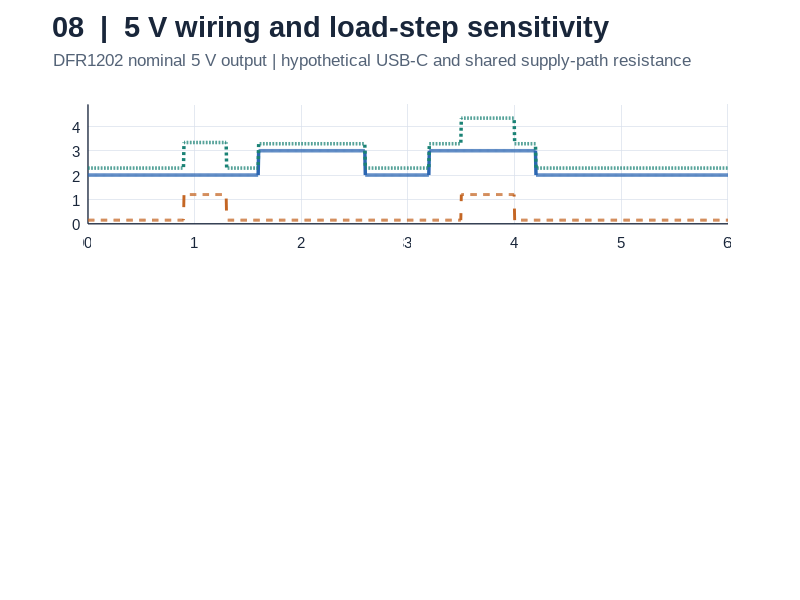

This figure's MATLAB source: (Note: this script raises an error after producing the figure.)
%% Electrical Figure 08
% 5 V USB-C POWER-PATH SENSITIVITY TO LOAD STEPS AND WIRING RESISTANCE
% WRO 2026 Future Engineers | engineering_journal/2-elec.md
%
% This is a PHYSICS-BASED PLANNING MODEL, NOT MEASURED VOLTAGE DATA.
% Only published ratings below are treated as specifications:
%   DFR1202 nominal output: 5 V +/-1%, maximum 16 A (DFRobot DFR1202).
%   Raspberry Pi low-voltage warning reference: 4.63 V +/-5% (Raspberry Pi).
%   Raspberry Pi reliability guidance also discusses keeping supply >=4.8 V.
% The applied loads, resistances and event times are ALL EXPLICIT ASSUMPTIONS.
%
% The Pi receives DFR1202 power through a USB-C cable. This hypothetical
% path includes the Pi + camera + cooler, HAT electronics and 3.3-V subloads.
% The steering servo shares the Pi-side 5-V rail ONLY if external DFR0604
% VP is unpowered. The RPLIDAR is supplied separately from the 5-V buck;
% its 0.4-A operating load is NOT included in the Pi USB cable current.
%
% Interpretation: voltage at the Pi-side 5-V node is approximated as
% V_pi = V_buck - I_usb * (R_usb_path + R_shared_path).
% This models *resistive* load-step sensitivity, NOT dynamic converter output,
% firmware behavior, actual cable geometry, PD negotiation or servo transients.
%
% Requirements: Base MATLAB R2020a+ for exportgraphics. Run entire script.
% Outputs next to this script:
%   results/08_transient_timeline.png
%   results/simulation_inputs.mat
% No CSV or summary.txt is created.

clearvars; close all; clc;

%% 1. USER INPUTS -- identify every evidence class
p.project = 'YBR-SUNFLOWER | WRO 2026 Future Engineers';
p.figureID = '08/08 (final electrical MATLAB figure)';
p.modelType = 'Illustrative resistive load-step model; NOT physical measurements';

% Published equipment references, not claimed measurements:
p.converterNominalOutputV = 5.00; % DFR1202: 5 V +/-1%; nominal setpoint
p.converterPublishedToleranceV = 0.05; % 1% of 5 V, not a ripple estimate
p.piLowVoltageWarningV = 4.63;   % Raspberry Pi published low-voltage detection nominal
p.piDesignReferenceV = 4.80;      % Pi reliability guidance / planning reference

% Align the normal/servo values to MATLAB Electrical Figure 01 load budget.
p.piCameraCoolerBaseA = 2.00;     % SCENARIO: combined Pi 5 + camera + cooler
p.hatElectronicsA = 0.120;        % SCENARIO: DFR0592 + DFR0604 logic
p.imuCurrentA = 0.005;           % SEN0253 published operating current (3.3 V)
p.buttonCurrentA = 0.020;        % SCENARIO: DFR0785-W at 3.3 V
p.logic3v3V = 3.3;               % board breakout nominal
p.fiveVBusV = 5.0;
p.servoNoLoadA = 0.150;           % SCENARIO: user's generic 17g servo no-load estimate
p.servoHighLoadA = 1.200;        % SCENARIO: user's generic 17g servo stall-envelope upper
p.piComputeExtraA = 1.00;        % SCENARIO: extra Pi input draw during computation
p.servoViaPi5VRail = true;       % ASSUMPTION: DFR0604 external VP is unpowered

% These are *effective round-trip / common-path resistances*, including
% wires, contacts and supply-path effects. NOT measured cable resistances.
scenarioName = { ...
    'Low-R reference', ...
    'Planning cable + contacts', ...
    'Higher shared resistance', ...
    'Higher USB-C path resistance'};
scenarioUSBohm = [0.020 0.045 0.045 0.100];
scenarioCommonOhm = [0.005 0.010 0.035 0.010];

p.durationS = 6.0;
p.dtS = 0.005;
p.computeEvent1S = [1.60 2.60];
p.computeEvent2S = [3.20 4.20];
p.servoEvent1S = [0.90 1.30];
p.servoEvent2S = [3.50 4.00];

%% 2. Validate assumptions and calculate the electrical power path
assert(p.converterNominalOutputV>0 && p.dtS>0 && p.durationS>0);
assert(p.servoViaPi5VRail, ...
    'This model assumes DFR0604 external VP is unused; edit architecture first.');
assert(p.servoHighLoadA>=p.servoNoLoadA && p.piComputeExtraA>=0);
assert(all(scenarioUSBohm>=0) && all(scenarioCommonOhm>=0));
assert(numel(scenarioName)==numel(scenarioUSBohm));
assert(p.logic3v3V>0 && p.fiveVBusV>p.logic3v3V);

% First-order equivalent of a downstream 3.3 V load, assuming ideal 3.3-V
% conversion (so it is not falsely counted as 3.3 V + 5 V independently).
I3v3EquivalentAt5A = p.logic3v3V * ...
    (p.imuCurrentA+p.buttonCurrentA) / p.fiveVBusV;

% The RPLIDAR has its own DFR1202 output branch, so it is deliberately
% excluded here. This model predicts the USB-C / Pi-side node only.
t = (0:p.dtS:p.durationS)';
computeActive = (t>=p.computeEvent1S(1) & t<p.computeEvent1S(2)) | ...
                (t>=p.computeEvent2S(1) & t<p.computeEvent2S(2));
servoActive = (t>=p.servoEvent1S(1) & t<p.servoEvent1S(2)) | ...
              (t>=p.servoEvent2S(1) & t<p.servoEvent2S(2));

IpiA = p.piCameraCoolerBaseA + p.piComputeExtraA * double(computeActive);
IservoA = p.servoNoLoadA + ...
    (p.servoHighLoadA-p.servoNoLoadA) * double(servoActive);
IusbA = IpiA + p.hatElectronicsA + I3v3EquivalentAt5A + IservoA;

% Quasi-static resistor model; step changes are intentional. DO NOT read
% the sharp steps as actual converter bandwidth or physical rise time.
nScenario = numel(scenarioName);
Vpi = zeros(numel(t),nScenario);
for k=1:nScenario
    Vpi(:,k) = p.converterNominalOutputV - ...
        IusbA * (scenarioUSBohm(k)+scenarioCommonOhm(k));
end

minimumV = min(Vpi,[],1);
referenceCurrentA = p.piCameraCoolerBaseA+p.hatElectronicsA+ ...
    I3v3EquivalentAt5A+p.servoNoLoadA;
peakCurrentA = max(IusbA);

%% 3. Figure style -- MATCH Figures 01-07: white axes, dark typography
ink      = [0.10 0.15 0.23];
muted    = [0.33 0.39 0.47];
gridGrey = [0.85 0.88 0.92];
blue     = [0.17 0.40 0.70];
teal     = [0.10 0.51 0.46];
purple   = [0.52 0.34 0.66];
amber    = [0.77 0.40 0.14];
warn     = [0.72 0.27 0.24];
colors = [blue; teal; purple; amber];

fig=figure('Color',[1 1 1],'Units','pixels', ...
    'Position',[70 70 1480 940]);
set(fig,'InvertHardcopy','off');

annotation(fig,'textbox',[0.066 0.929 0.89 0.053], ...
    'String','08  |  5 V wiring and load-step sensitivity', ...
    'FontName','Arial','FontSize',21,'FontWeight','bold', ...
    'Color',ink,'LineStyle','none','Interpreter','none');
annotation(fig,'textbox',[0.067 0.884 0.88 0.039], ...
    'String','DFR1202 nominal 5 V output | hypothetical USB-C and shared supply-path resistance', ...
    'FontName','Arial','FontSize',12.4,'Color',muted, ...
    'LineStyle','none','Interpreter','none');

%% 4. Upper panel: explicit current-demand timeline
ax1=axes('Parent',fig,'Position',[0.110 0.627 0.800 0.199], ...
    'Color',[1 1 1]);
hold(ax1,'on');
plot(ax1,t,IpiA,'-','Color',blue,'LineWidth',2.5);
plot(ax1,t,IservoA,'--','Color',amber,'LineWidth',2.1);
plot(ax1,t,IusbA,':','Color',teal,'LineWidth',2.5);
set(ax1,'XLim',[0 p.durationS],'YLim',[0 4.9], ...
    'XColor',ink,'YColor',ink,'FontName','Arial','FontSize',11.0, ...
    'LineWidth',0.95,'TickLength',[0 0], ...
    'Box','off','XGrid','on','YGrid','on','GridColor',gridGrey, ...
    'GridAlpha',0.70,'Layer','bottom');
ax1.Color=[1 1 1];
ylabel(ax1,'Modeled current (A)', ...
    'Color',ink,'FontName','Arial','FontSize',11.6,'FontWeight','bold');
lg1=legend(ax1,{'Pi-side compute','Servo','USB-C path total'}, ...
    'Location','northwest','Orientation','horizontal', ...
    'FontName','Arial','FontSize',10.0, ...
    'TextColor',ink,'Box','off');
lg1.Color=[1 1 1];

%% 5. Lower panel: same input schedule, different hypothesized resistances
ax2=axes('Parent',fig,'Position',[0.110 0.300 0.800 0.258], ...
    'Color',[1 1 1]);
hold(ax2,'on');
plots=gobjects(1,nScenario);
for k=1:nScenario
    plots(k)=plot(ax2,t,Vpi(:,k),'-', ...
        'Color',colors(k,:),'LineWidth',2.25);
end
plot(ax2,[0 p.durationS],[p.piDesignReferenceV p.piDesignReferenceV], ...
    '--','Color',amber,'LineWidth',1.45,'HandleVisibility','off');
plot(ax2,[0 p.durationS],[p.piLowVoltageWarningV p.piLowVoltageWarningV], ...
    ':','Color',warn,'LineWidth',1.65,'HandleVisibility','off');

% Reference lines labeled at right, outside the principal event windows.
text(ax2,p.durationS-0.07,p.piDesignReferenceV+0.013, ...
    '4.80 V design reference','Color',amber, ...
    'FontName','Arial','FontSize',9.6,'FontWeight','bold', ...
    'HorizontalAlignment','right','VerticalAlignment','bottom');
text(ax2,p.durationS-0.07,p.piLowVoltageWarningV-0.018, ...
    '4.63 V low-voltage warning reference','Color',warn, ...
    'FontName','Arial','FontSize',9.6, ...
    'HorizontalAlignment','right','VerticalAlignment','top');

set(ax2,'XLim',[0 p.durationS],'YLim',[4.39 5.015], ...
    'XColor',ink,'YColor',ink,'FontName','Arial','FontSize',11.0, ...
    'LineWidth',0.95,'TickLength',[0 0], ...
    'Box','off','XGrid','on','YGrid','on','GridColor',gridGrey, ...
    'GridAlpha',0.70,'Layer','bottom');
ax2.Color=[1 1 1];
ax2.YTick=[4.4 4.5 4.6 4.7 4.8 4.9 5.0];
xlabel(ax2,'Illustrative elapsed time (seconds)', ...
    'Color',ink,'FontName','Arial','FontSize',12.0,'FontWeight','bold');
ylabel(ax2,'Modeled Pi supply (V)', ...
    'Color',ink,'FontName','Arial','FontSize',11.6,'FontWeight','bold');

lg2=legend(ax2,plots,scenarioName,'Location','southwest', ...
    'FontName','Arial','FontSize',9.9,'TextColor',ink,'Box','on');
lg2.Color=[1 1 1];
lg2.EdgeColor=gridGrey;

%% 6. Footer: scenario summary and model limitations
annotation(fig,'textbox',[0.066 0.174 0.88 0.051], ...
    'String',sprintf(['Normal Pi USB path: %.3f A  |  peak modeled USB path: %.3f A  |  ', ...
    'nominal DFR1202 output: %.2f V'], ...
    referenceCurrentA,peakCurrentA,p.converterNominalOutputV), ...
    'FontName','Arial','FontSize',10.9,'FontWeight','bold', ...
    'Color',ink,'LineStyle','none','Interpreter','none');

%% 7. Export exactly one PNG and the reproducible input file
scriptDir = fileparts(mfilename('fullpath'));
if isempty(scriptDir)
    error('Run the complete saved .m script from its figures folder.');
end

% The output folder is a sibling of figures/, independent of Current Folder.
outDir = fullfile(fileparts(scriptDir), 'visualization');
if ~exist(outDir, 'dir')
    [ok, message] = mkdir(outDir);
    if ~ok
        error('Cannot create output folder: %s', message);
    end
end

pngPath = fullfile(outDir, '08_transient_timeline.png');
inputPath = fullfile(outDir, '08_simulation_inputs.mat');
exportgraphics(fig, pngPath, 'Resolution', 240, 'BackgroundColor', 'white');
save(inputPath, ...
    'p', 'scenarioName', 'scenarioUSBohm', 'scenarioCommonOhm', ...
    'I3v3EquivalentAt5A', 't', 'IpiA', 'IservoA', ...
    'IusbA', 'Vpi', 'minimumV');
fprintf('SAVED INPUTS: %s\n', inputPath);


% Save only data that explain/reproduce this sensitivity study.
save(fullfile(resultDir,'simulation_inputs.mat'), ...
    'p','scenarioName','scenarioUSBohm','scenarioCommonOhm', ...
    'I3v3EquivalentAt5A','t','IpiA','IservoA','IusbA','Vpi','minimumV');

fprintf('\nYBR-SUNFLOWER | ELECTRICAL FIGURE 08/08 | FINAL MATLAB VISUAL\n');
fprintf('Evidence: spec voltages + scenario currents/resistances; NOT measurements.\n');
fprintf('DFR1202 nominal output: %.2f V; tolerance +/-%.2f V\n', ...
    p.converterNominalOutputV,p.converterPublishedToleranceV);
fprintf('Normal Pi USB path current: %.4f A\n',referenceCurrentA);
fprintf('Peak Pi USB path current: %.4f A\n',peakCurrentA);
for k=1:nScenario
    fprintf('%-31s | R_usb=%.3f ohm  R_common=%.3f ohm  Min V_pi=%.3f V\n', ...
        scenarioName{k},scenarioUSBohm(k),scenarioCommonOhm(k),minimumV(k));
end
fprintf('SAVED: %s\n',pngPath);
fprintf(['CAUTION: The stated voltages are equivalent-circuit results only; ', ...
    'do not infer any measured USB-C or DFR1202 response.\n\n']);
